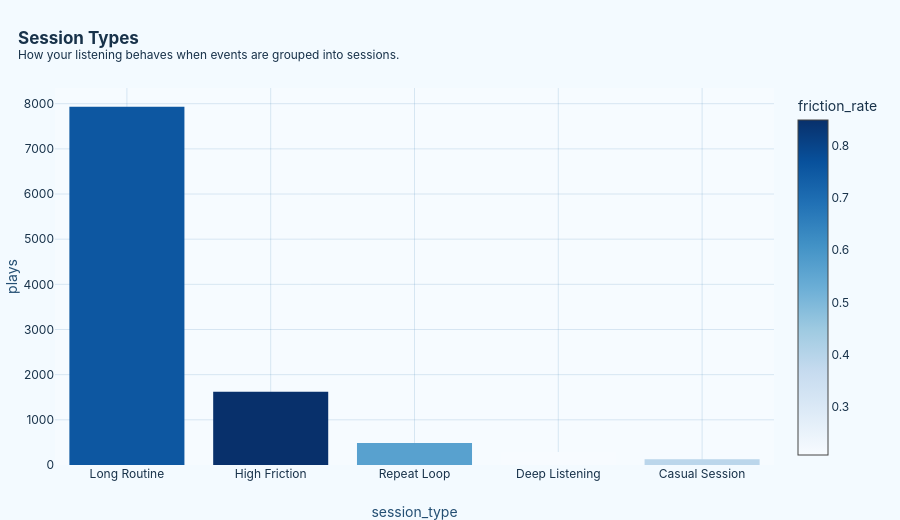

The notebook cell this image was saved under:
### Markdown cell above
## Sessions

### Code cell
if has_cols(sessions, ["session_type", "plays", "minutes", "full_rate", "friction_rate", "start_hour"]):
    session_types = (
        sessions.groupby("session_type")
        .agg(
            sessions=("session", "count") if "session" in sessions.columns else ("session_type", "size"),
            plays=("plays", "sum"),
            minutes=("minutes", "sum"),
            average_minutes=("minutes", "mean"),
            full_rate=("full_rate", "mean"),
            friction_rate=("friction_rate", "mean"),
        )
        .reset_index()
        .sort_values("plays", ascending=False)
    )

    session_types.to_csv(tab_root / "exploratory_session_types.csv", index=False)

    chart = plot.bar(
        session_types,
        x="session_type",
        y="plays",
        color="friction_rate",
        color_continuous_scale="Blues",
        hover_data=["sessions", "minutes", "average_minutes", "full_rate"],
    )

    show_chart(
        chart,
        "session_types",
        "Session Types",
        "How your listening behaves when events are grouped into sessions.",
    )

    chart = plot.scatter(
        sessions,
        x="minutes",
        y="friction_rate",
        size="plays",
        color="full_rate",
        color_continuous_scale="Blues",
        hover_name="top_artist",
        hover_data=["session_type", "top_genre", "top_source", "start_hour", "tracks", "artists"],
    )

    chart.update_xaxes(title="Session Minutes")
    chart.update_yaxes(tickformat=".0%", title="Friction Rate")

    show_chart(
        chart,
        "session_behavior_field",
        "Session Behavior Field",
        "Longer sessions, friction, full-listen quality, and dominant artists in one view.",
        620,
    )

    show_table(session_types, "Session Type Summary", 20)

    print(f"My most common session pattern is {top_session}.")

### Figure 1 — Plotly figure (JSON) as saved in the notebook; plotly's stock layout.template omitted (floating-point values rounded to 4 significant figures)
{"data": [{"customdata": [[126.0, 6308.0, 50.06, 0.2505], [236.0, 1792.0, 7.592, 0.1616], [47.0, 715.6, 15.23, 0.4677], [28.0, 821.4, 29.33, 0.8238], [11.0, 264.4, 24.04, 0.6062]], "hovertemplate": "session_type=%{x}<br>plays=%{y}<br>sessions=%{customdata[0]}<br>minutes=%{customdata[1]}<br>average_minutes=%{customdata[2]}<br>full_rate=%{customdata[3]}<br>friction_rate=%{marker.color}<extra></extra>", "legendgroup": "", "marker": {"color": [0.7534, 0.8498, 0.5647, 0.2071, 0.3903], "coloraxis": "coloraxis", "pattern": {"shape": ""}}, "name": "", "orientation": "v", "showlegend": false, "textposition": "auto", "type": "bar", "x": ["Long Routine", "High Friction", "Repeat Loop", "Deep Listening", "Casual Session"], "xaxis": "x", "y": [7930, 1621, 489, 288, 126], "yaxis": "y"}], "layout": {"barmode": "relative", "coloraxis": {"colorbar": {"title": {"text": "friction_rate"}}, "colorscale": [[0, "rgb(247,251,255)"], [0.125, "rgb(222,235,247)"], [0.25, "rgb(198,219,239)"], [0.375, "rgb(158,202,225)"], [0.5, "rgb(107,174,214)"], [0.625, "rgb(66,146,198)"], [0.75, "rgb(33,113,181)"], [0.875, "rgb(8,81,156)"], [1, "rgb(8,48,107)"]]}, "height": 520, "hoverlabel": {"bgcolor": "rgba(241, 249, 255, 0.96)", "bordercolor": "#7dbde8", "font": {"family": "Inter, Segoe UI, Arial", "size": 12}}, "legend": {"orientation": "h", "tracegroupgap": 0, "x": 1, "xanchor": "right", "y": 1.02, "yanchor": "bottom"}, "margin": {"b": 55, "l": 55, "r": 35, "t": 88}, "title": {"text": "<b>Session Types</b><br><sup>How your listening behaves when events are grouped into sessions.</sup>", "x": 0.02, "xanchor": "left"}, "xaxis": {"anchor": "y", "domain": [0, 1], "gridcolor": "rgba(52, 119, 172, 0.16)", "showgrid": true, "title": {"font": {"color": "#244f73"}, "text": "session_type"}, "zeroline": false}, "yaxis": {"anchor": "x", "domain": [0, 1], "gridcolor": "rgba(52, 119, 172, 0.16)", "showgrid": true, "title": {"font": {"color": "#244f73"}, "text": "plays"}, "zeroline": false}}}
